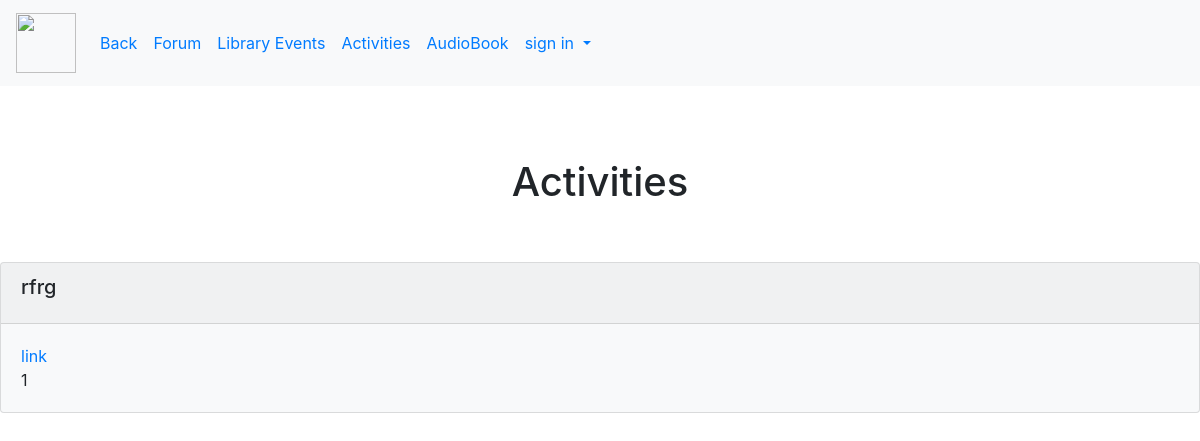
/Me/Student/Activities/, run on an earlier commit of the app's database.
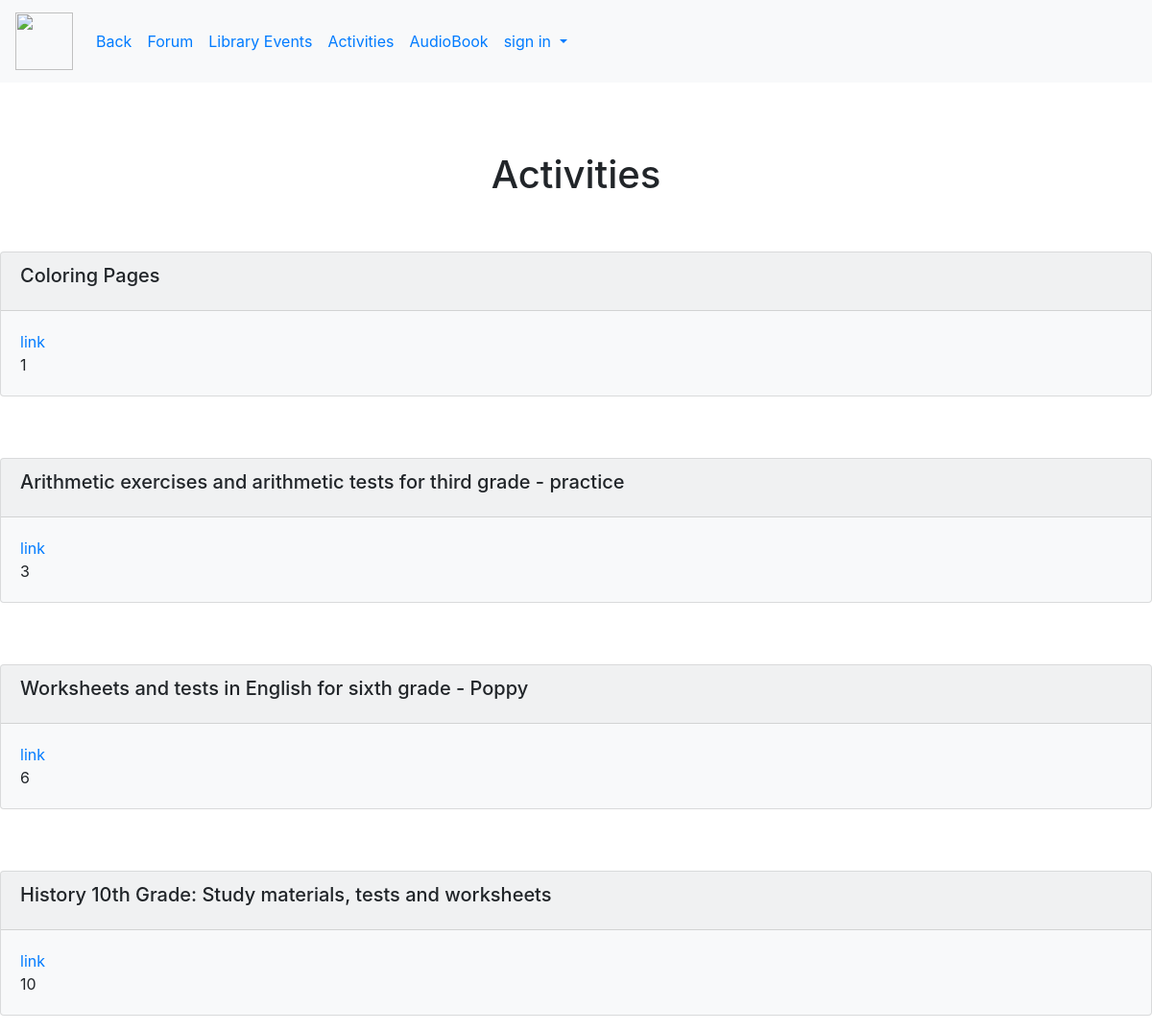
And on a later commit of the database.
### Activite_stud/models.py (models this page shows)
class Activity(models.Model):
    title = models.CharField(max_length=150)
    grade_CHOICES = ((1, 1), (2, 2), (3, 3), (4, 4), (5, 5),(6,6),(7,7),(8,8),(9,9),(10,10),(11,11),(12,12))
    grade = models.IntegerField(default=True, choices=grade_CHOICES)
    link = models.URLField(max_length=200, null=True, default=None, blank=True)

### Activite_stud/views.py (the view)
# urls.py: path('Student/Activities/',Act_views.Activity_stud , name="activity"),
def Activity_stud(request):
    activities = Activity.objects.all()
    return  render (request,'Activite_stud/Activity_stud.html',{'activities':activities})

### book_catalog/templates/Activite_stud/Activity_stud.html
{% extends "mepage/student/stylestudent.html" %}
{% block content %}
    <br><br><br>
<h1 align="center">Activities</h1>
    {% for activity in activities %}
    <br><br>
        <div class="card bg-light mb-3" style="max-width: 100rem;">
  <div class="card-header">
<h5 class="card-title">{{ activity.title }}</h5>
  </div>
  <div class="card-body">
      <a href="{{ activity.link }}" target="_blank">link</a>
    <p class="card-text">{{ activity.grade }}</p>
  </div>
</div>
    {% endfor %}
{% endblock %}

What changed in the data, as far as the page shows it:
removed Activity: title "rfrg", grade "1"
added Activity: title "Coloring Pages", grade "1"
added Activity: title "Arithmetic exercises and arithmetic tests for third grade - practice", grade "3"
added Activity: title "Worksheets and tests in English for sixth grade - Poppy", grade "6"
added Activity: title "History 10th Grade: Study materials, tests and worksheets", grade "10"
